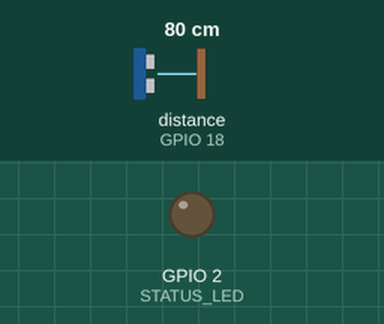
Recording of a sketch running on a simulated ESP32. Parts: output pins drawn as LEDs (lit = HIGH). Wiring (inferred from the names in the program): ultrasonic range finder: trigger GPIO 5; echo GPIO 18. The inputs (shaded band) are chosen by the test bench; at power-on: distance to the obstacle (sensor on GPIO 18) 80 cm. The echo pulse lasts 58.3 µs per cm; WiFi joins after 1.5 s; servers stay silent unless stated; random numbers use the default seed unless the sketch sets one; no MQTT or app messages arrive unless stated; pins used as bus, display or sensor lines are not drawn; what the sketch prints to the serial monitor is not drawn.

Above: at 2.7 s.
2.8 s: distance to the obstacle (sensor on GPIO 18) set to 22 cm
5.2 s: distance to the obstacle (sensor on GPIO 18) set to 18 cm
At 7.5 s:
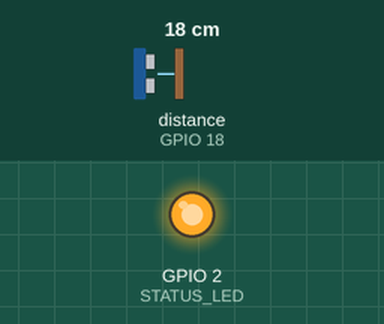
11.0 s: distance to the obstacle (sensor on GPIO 18) set to 35 cm
At 12.9 s:
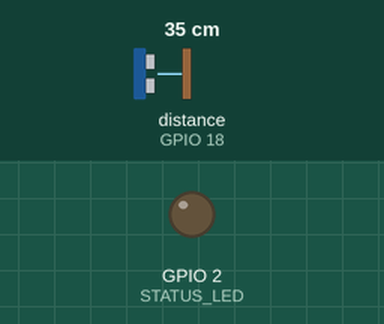
13.5 s: distance to the obstacle (sensor on GPIO 18) set to 2 cm
At 16.0 s:
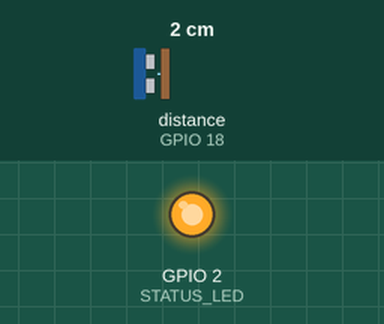
Timing chart, 0 to 17.0 s (numbered marks = the images above; inputs shaded):
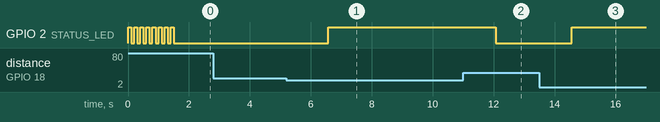

Measured:
- the behaviour switches between 21 and 20 cm on distance to the obstacle (sensor on GPIO 18) (found by bisection; images 0 and 1)
- after the input at 2.8 s, every drawn part: stays the same
- after the input at 5.2 s, GPIO 2 (STATUS_LED): LOW → HIGH after 1.4 s
- after the input at 11.0 s, GPIO 2 (STATUS_LED): HIGH → LOW after 1.1 s
- after the input at 13.5 s, GPIO 2 (STATUS_LED): LOW → HIGH after 1.1 s

The sketch:

esp32_single_slot.ino
```cpp
/*
 * 🚗 Smart Parking System — ESP32 Single Slot Firmware
 *
 * Required Libraries:
 * - PubSubClient by Nick O'Leary
 * - ArduinoJson by Benoit Blanchon
 * - WiFi (built-in)
 */

#include <WiFi.h>
#include <PubSubClient.h>
#include <ArduinoJson.h>

// ═══════════════════════════════
// CONFIGURE THIS UNIT
// ═══════════════════════════════
const int    SLOT_ID        = 1;
const String CONTROLLER_ID  = "ESP32-A1";
const String SLOT_LABEL     = "A1";
const int    TRIG_PIN       = 5;
const int    ECHO_PIN       = 18;
const int    STATUS_LED     = 2; // Built-in LED
// ═══════════════════════════════

// Network (same for all units)
const char* WIFI_SSID       = "YOUR_WIFI_SSID";
const char* WIFI_PASSWORD   = "YOUR_WIFI_PASSWORD";
const char* MQTT_BROKER     = "YOUR_SERVER_IP";
const int   MQTT_PORT       = 1883;

// Detection
const int   THRESHOLD_CM    = 20;
const int   DEBOUNCE_READS  = 3;    // consecutive reads before state change
const int   READ_INTERVAL   = 500;  // ms between reads

// Global State
WiFiClient espClient;
PubSubClient client(espClient);
String currentState = "unknown";
int debounceCounter = 0;
float lastDistance = 0;
unsigned long lastReadTime = 0;

void setup() {
  Serial.begin(115200);
  pinMode(TRIG_PIN, OUTPUT);
  pinMode(ECHO_PIN, INPUT);
  pinMode(STATUS_LED, OUTPUT);

  connectWiFi();
  client.setServer(MQTT_BROKER, MQTT_PORT);
  client.setCallback(onMQTTMessage);

  Serial.println("\nESP32 [" + CONTROLLER_ID + "] ready — Slot [" + SLOT_LABEL + "]");
}

void loop() {
  if (!client.connected()) {
    connectMQTT();
  }
  client.loop();

  unsigned long now = millis();
  if (now - lastReadTime >= READ_INTERVAL) {
    lastReadTime = now;

    float distance = readDistance();
    if (distance > 0) {
      lastDistance = distance;
      detectStateChange(distance);
    }
  }
}

void connectWiFi() {
  Serial.print("Connecting to WiFi: " + String(WIFI_SSID));
  WiFi.begin(WIFI_SSID, WIFI_PASSWORD);

  unsigned long startAttempt = millis();
  while (WiFi.status() != WL_CONNECTED && millis() - startAttempt < 30000) {
    digitalWrite(STATUS_LED, !digitalRead(STATUS_LED)); // Fast blink
    delay(100);
    Serial.print(".");
  }

  if (WiFi.status() != WL_CONNECTED) {
    Serial.println("\nWiFi Failed. Restarting...");
    ESP.restart();
  }

  digitalWrite(STATUS_LED, LOW);
  Serial.println("\nWiFi Connected! IP: " + WiFi.localIP().toString());
}

void connectMQTT() {
  while (!client.connected()) {
    String clientId = "ESP32-" + CONTROLLER_ID + "-" + String(random(0xffff), HEX);
    Serial.print("Attempting MQTT connection as " + clientId + "...");

    // Will message (LWT)
    StaticJsonDocument<128> lwtDoc;
    lwtDoc["online"] = false;
    lwtDoc["controllerId"] = CONTROLLER_ID;
    char lwtPayload[128];
    serializeJson(lwtDoc, lwtPayload);

    String statusTopic = "parking/status/" + CONTROLLER_ID;

    if (client.connect(clientId.c_str(), statusTopic.c_str(), 1, true, lwtPayload)) {
      Serial.println("connected");

      // Publish online status
      StaticJsonDocument<128> onlineDoc;
      onlineDoc["online"] = true;
      onlineDoc["controllerId"] = CONTROLLER_ID;
      onlineDoc["slotLabel"] = SLOT_LABEL;
      char onlinePayload[128];
      serializeJson(onlineDoc, onlinePayload);
      client.publish(statusTopic.c_str(), onlinePayload, true);

      // Subscribe to commands
      String cmdTopic = "parking/commands/" + CONTROLLER_ID;
      client.subscribe(cmdTopic.c_str());
    } else {
      Serial.print("failed, rc=");
      Serial.print(client.state());
      Serial.println(" try again in 5 seconds");

      // Double blink pattern on error
      for(int i=0; i<2; i++) {
        digitalWrite(STATUS_LED, HIGH); delay(100);
        digitalWrite(STATUS_LED, LOW); delay(100);
      }
      delay(4800);
    }
  }
}

float readDistance() {
  digitalWrite(TRIG_PIN, LOW);
  delayMicroseconds(2);
  digitalWrite(TRIG_PIN, HIGH);
  delayMicroseconds(10);
  digitalWrite(TRIG_PIN, LOW);

  long duration = pulseIn(ECHO_PIN, HIGH, 30000); // 30ms timeout (~5m)
  if (duration == 0) return -1;

  return duration * 0.034 / 2;
}

void detectStateChange(float distance) {
  String newState = (distance < THRESHOLD_CM) ? "occupied" : "available";

  if (newState != currentState) {
    debounceCounter++;
    if (debounceCounter >= DEBOUNCE_READS) {
      currentState = newState;
      debounceCounter = 0;
      publishStatus(currentState);

      // LED feedback
      digitalWrite(STATUS_LED, (currentState == "occupied" ? HIGH : LOW));
    }
  } else {
    debounceCounter = 0;
  }
}

void publishStatus(String status) {
  StaticJsonDocument<256> doc;
  doc["slotId"] = SLOT_ID;
  doc["status"] = status;
  doc["controllerId"] = CONTROLLER_ID;
  doc["distance"] = lastDistance;
  doc["timestamp"] = millis();

  char buffer[256];
  serializeJson(doc, buffer);

  String topic = "parking/slots/" + String(SLOT_ID);
  if (client.publish(topic.c_str(), buffer, true)) {
    Serial.println("[MQTT] Published: " + SLOT_LABEL + " -> " + status + " (" + String(lastDistance) + "cm)");
  }
}

void onMQTTMessage(char* topic, byte* payload, unsigned int length) {
  Serial.print("[MQTT] Command received on ");
  Serial.print(topic);
  Serial.print(": ");
  for (int i = 0; i < length; i++) {
    Serial.print((char)payload[i]);
  }
  Serial.println();
}
```
